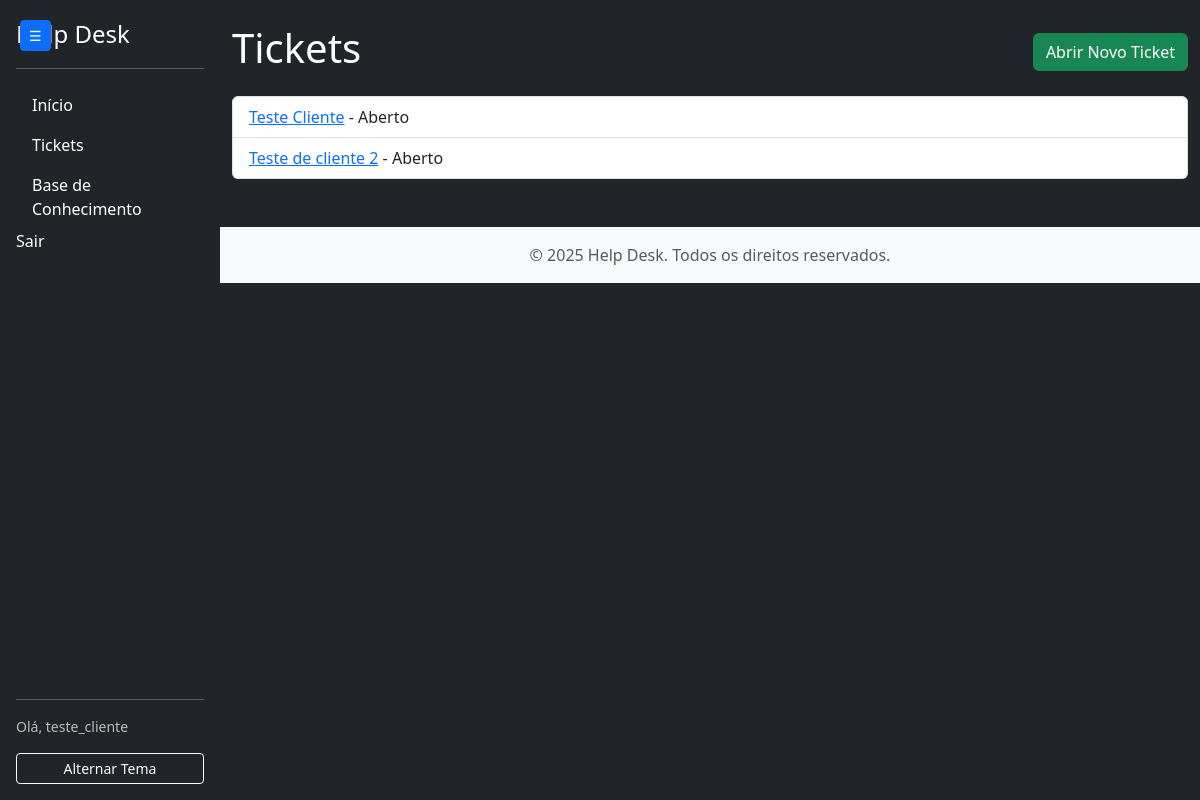
The page /tickets/ (signed in) on the database its author committed.
### helpdesk/models/ticket.py (models this page shows, shortened)
class Ticket(models.Model):
	STATUS_CHOICES = [
		("aberto", "Aberto"),
		("em_andamento", "Em andamento"),
		("resolvido", "Resolvido"),
		("fechado", "Fechado"),
	]
	PRIORIDADE_CHOICES = [
		("baixa", "Baixa"),
		("media", "Média"),
		("alta", "Alta"),
	]
	titulo = models.CharField(max_length=200)
	descricao = models.TextField()
	categoria = models.CharField(max_length=100)
	prioridade = models.CharField(
		choices=PRIORIDADE_CHOICES,
		max_length=10,
    )
	status = models.CharField(
		choices=STATUS_CHOICES,
		default="aberto",
		max_length=20,
    )
	criado_por = models.ForeignKey(
		User,
		related_name='tickets_criados',
		on_delete=models.CASCADE
    )
	atribuido_a = models.ForeignKey(
		User,
		related_name='tickets_atribuidos',
		on_delete=models.SET_NULL,
		null=True,
		blank=True
    )
	criado_em = models.DateTimeField(auto_now_add=True)
	atualizado_em = models.DateTimeField(auto_now=True)
	class Meta:
		db_table = 'ticket'
		verbose_name = 'Ticket'
		verbose_name_plural = 'Tickets'

### helpdesk/views/ticket_views.py (the view)
# urls.py: path('tickets/', ticket_views.ticket_list, name='ticket_list'),
@login_required
def ticket_list(request):
    if request.user.groups.filter(name='Agente').exists():
        tickets = Ticket.objects.all()
    else:
        tickets = Ticket.objects.filter(criado_por=request.user)
    return render(request, 'tickets/ticket_list.html', {'tickets': tickets})

### helpdesk/templates/tickets/ticket_list.html (shortened to what this page needs)
{% extends "base.html" %}
{% block content %}
<div class="d-flex justify-content-between align-items-center mb-3">
    <h1>Tickets</h1>
    <a href="/tickets/novo/" class="btn btn-success">Abrir Novo Ticket</a>
</div>
<ul class="list-group">
    {% for ticket in tickets %}
    <li class="list-group-item">
        <a href="/tickets/{{ ticket.id }}/">{{ ticket.titulo }}</a> - {{ ticket.get_status_display }}
    </li>
    {% empty %}
    <li class="list-group-item">Nenhum ticket encontrado.</li>
    {% endfor %}
</ul>
{% endblock %}

### helpdesk/templates/includes/sidebar.html (shortened to what this page needs)
<button id="sidebar-toggle" class="btn btn-primary btn-sm"
    style="position: fixed; top: 20px; left: 20px; z-index: 1051;">
    <span id="sidebar-toggle-icon">&#9776;</span>
</button>
<div id="sidebar" class="d-flex flex-column flex-shrink-0 p-3 bg-dark text-white vh-100"
    style="width: 220px; position: fixed; left: 0; top: 0; bottom: 0; z-index: 1050; transition: left 0.3s;">
    <a href="/" class="d-flex align-items-center mb-3 mb-md-0 me-md-auto text-white text-decoration-none">
        <span class="fs-4">Help Desk</span>
    </a>
    <hr>
    <ul class="nav nav-pills flex-column mb-auto">
        <li class="nav-item">
            <a href="/" class="nav-link sidebar-link">Início</a>
        </li>
        <li>
            <a href="/tickets/" class="nav-link sidebar-link">Tickets</a>
        </li>
        <li>
            <a href="/kb/" class="nav-link sidebar-link">Base de Conhecimento</a>
        </li>
        {% if user.is_authenticated %}
        <li>
            <form action="{% url 'logout' %}" method="post" style="display:inline;">
                <button type="submit" class="btn btn-link nav-link sidebar-link" style="padding:0;">Sair</button>
            </form>
        </li>
        {% else %}
        <li>
            <a href="{% url 'login' %}" class="nav-link sidebar-link">Entrar</a>
        </li>
        {% endif %}
    </ul>
    <hr>
    <div class="sidebar-user small mb-2">Olá, {{ user.get_full_name|default:user.username }}</div>
    <button id="theme-toggle" class="btn btn-outline-light btn-sm mt-2" type="button">Alternar Tema</button>
</div>

### helpdesk/static/helpdesk/style.css (style rules this page uses)
#sidebar-toggle { transition: left 0.3s; }
.sidebar-link { color: inherit !important; }
.bg-dark .sidebar-link { color: #fff !important; }
.sidebar-user { color: #bbb; }

### rows shown on the page
Ticket: titulo "Teste Cliente", status "Aberto"
Ticket: titulo "Teste de cliente 2", status "Aberto"

### other values the page prints
{{ user.get_full_name|default:user.username }} "teste_cliente"
{{ year|default:2025 }} "2025"
